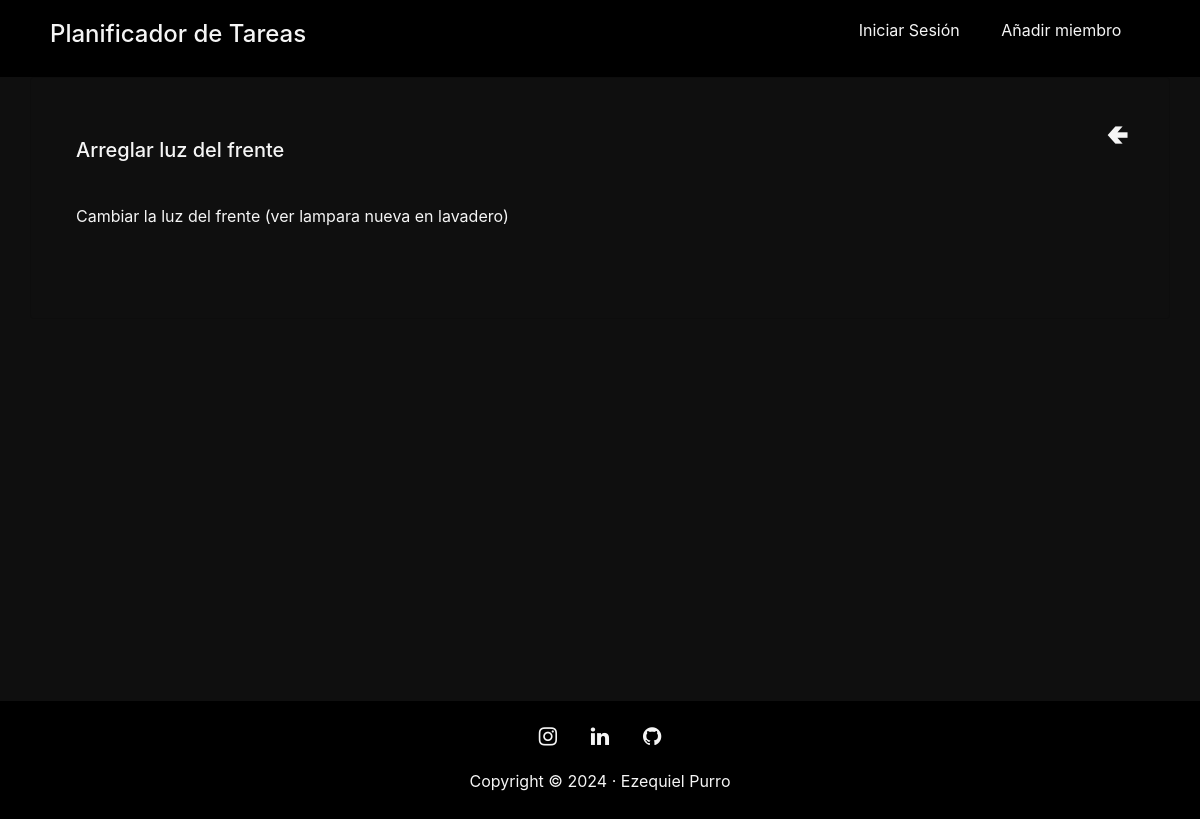
The app's page /tasks/detail/1/, older data.
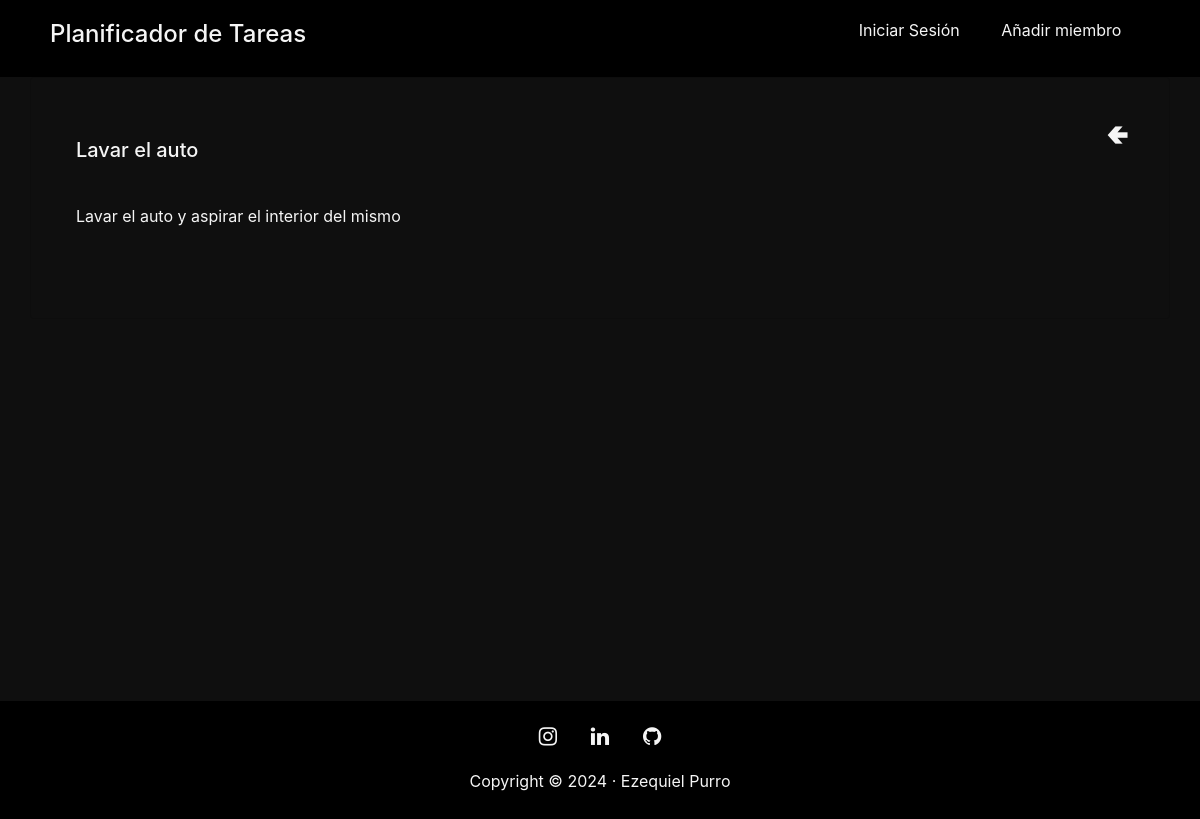
The same page, newer data.
### tasks/models.py (models this page shows, shortened)
class Task(models.Model):
    title = models.CharField(max_length=200, verbose_name="Titulo")
    description = models.TextField(verbose_name="Descripción", null=True, blank=True)
    isDone = models.BooleanField(default=False, verbose_name="Tarea realizada")
    author = models.ForeignKey(User, verbose_name="Autor", on_delete=models.CASCADE, default="", related_name='%(class)s_author')
    target = models.ForeignKey(User, verbose_name="Destinatario", on_delete=models.CASCADE, related_name='%(class)s_target', default="")
    expiration = models.DateField(verbose_name="Fecha de expiración")
    created = models.DateTimeField(auto_now_add=True, verbose_name="Fecha de Creación")
    class Meta:
        verbose_name = "Tarea"
        verbose_name_plural = "Tareas"
        ordering = ['-created']

### tasks/views.py (the view)
# urls.py: path('detail/<int:pk>/', TaskDetail.as_view(), name="task_detail"),
class TaskDetail(DetailView):
    model = Task

### tasks/templates/tasks/task_detail.html (shortened to what this page needs)
{% extends 'core/base.html' %}
{% block content %}
    <div class="container"  style="height: 78vh;">
        <div class="row">
            <div class="card" style="width: 100%;  background-color: rgb(15, 15, 15)" >
                <div class="row">
                    <div class="col" style="padding: 40px;">
                        <div class="card-body">
                            <h5 class="card-title" style="color: whitesmoke;">{{task.title}}</h5>
                            <p class="card-text" style="padding-top: 30px; padding-bottom: 30px; color: whitesmoke;">{{task.description}}</p>
                        </div>
                    </div>
                    <div class="col" style="text-align: right;">
                        <a href="{% url 'dashboard' %}" style="color: whitesmoke; text-decoration: none;"><h3 style="padding: 40px">🢀</h3></a>
                    </div>
                </div>
            </div>
        </div>
    </div>
{% endblock %}

Row changes from the older to the newer data that the page shows:
changed Task: title "Arreglar luz del frente" → "Lavar el auto"; description "Cambiar la luz del frente (ver lampara nueva en lavadero)" → "Lavar el auto y aspirar el interior del mismo"
